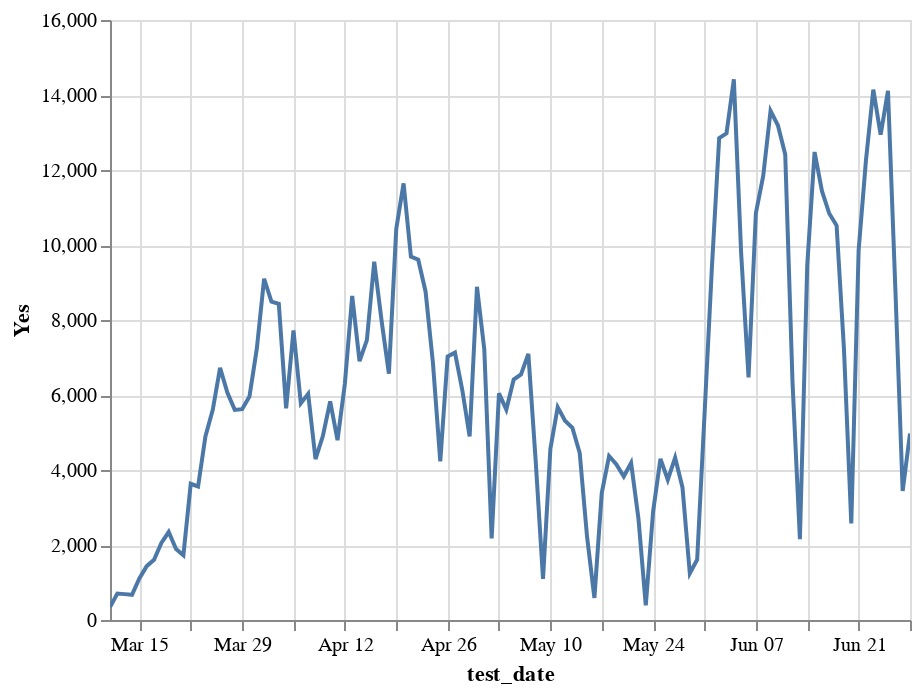

Notebook code cell kept with this figure:
### Code cell
alt.Chart(ti.reset_index().assign(total=lambda x: x.Yes+x.No)).mark_line().encode(
    x='test_date',
    y='Yes',
    tooltip=['test_date', 'Yes']
).interactive()

### Figure 1 — Vega-Lite specification as saved in the notebook (floating-point values rounded to 4 significant figures)
{"config": {"view": {"continuousWidth": 400, "continuousHeight": 300}}, "data": {"name": "data-e7fb316da708f2c8dd2199b325971faa"}, "mark": "line", "encoding": {"tooltip": [{"type": "temporal", "field": "test_date"}, {"type": "quantitative", "field": "Yes"}], "x": {"type": "temporal", "field": "test_date"}, "y": {"type": "quantitative", "field": "Yes"}}, "selection": {"selector004": {"type": "interval", "bind": "scales", "encodings": ["x", "y"]}}, "$schema": "https://vega.github.io/schema/vega-lite/v4.8.1.json", "datasets": {"data-e7fb316da708f2c8dd2199b325971faa": [{"test_date": "2020-03-11T00:00:00", "No": 21, "Yes": 344, "total": 365}, {"test_date": "2020-03-12T00:00:00", "No": 29, "Yes": 705, "total": 734}, {"test_date": "2020-03-13T00:00:00", "No": 28, "Yes": 690, "total": 718}, {"test_date": "2020-03-14T00:00:00", "No": 26, "Yes": 671, "total": 697}, {"test_date": "2020-03-15T00:00:00", "No": 136, "Yes": 1107, "total": 1243}, {"test_date": "2020-03-16T00:00:00", "No": 155, "Yes": 1436, "total": 1591}, {"test_date": "2020-03-17T00:00:00", "No": 206, "Yes": 1606, "total": 1812}, {"test_date": "2020-03-18T00:00:00", "No": 181, "Yes": 2055, "total": 2236}, {"test_date": "2020-03-19T00:00:00", "No": 246, "Yes": 2346, "total": 2592}, {"test_date": "2020-03-20T00:00:00", "No": 127, "Yes": 1891, "total": 2018}, {"test_date": "2020-03-21T00:00:00", "No": 137, "Yes": 1725, "total": 1862}, {"test_date": "2020-03-22T00:00:00", "No": 620, "Yes": 3632, "total": 4252}, {"test_date": "2020-03-23T00:00:00", "No": 403, "Yes": 3561, "total": 3964}, {"test_date": "2020-03-24T00:00:00", "No": 430, "Yes": 4895, "total": 5325}, {"test_date": "2020-03-25T00:00:00", "No": 428, "Yes": 5604, "total": 6032}, {"test_date": "2020-03-26T00:00:00", "No": 624, "Yes": 6722, "total": 7346}, {"test_date": "2020-03-27T00:00:00", "No": 523, "Yes": 6056, "total": 6579}, {"test_date": "2020-03-28T00:00:00", "No": 520, "Yes": 5603, "total": 6123}, {"test_date": "2020-03-29T00:00:00", "No": 674, "Yes": 5623, "total": 6297}, {"test_date": "2020-03-30T00:00:00", "No": 953, "Yes": 5961, "total": 6914}, {"test_date": "2020-03-31T00:00:00", "No": 1460, "Yes": 7230, "total": 8690}, {"test_date": "2020-04-01T00:00:00", "No": 1512, "Yes": 9100, "total": 10612}, {"test_date": "2020-04-02T00:00:00", "No": 1955, "Yes": 8490, "total": 10445}, {"test_date": "2020-04-03T00:00:00", "No": 1584, "Yes": 8433, "total": 10017}, {"test_date": "2020-04-04T00:00:00", "No": 834, "Yes": 5646, "total": 6480}, {"test_date": "2020-04-05T00:00:00", "No": 1619, "Yes": 7723, "total": 9342}, {"test_date": "2020-04-06T00:00:00", "No": 1934, "Yes": 5776, "total": 7710}, {"test_date": "2020-04-07T00:00:00", "No": 2046, "Yes": 6031, "total": 8077}, {"test_date": "2020-04-08T00:00:00", "No": 2058, "Yes": 4290, "total": 6348}, {"test_date": "2020-04-09T00:00:00", "No": 1608, "Yes": 4904, "total": 6512}, {"test_date": "2020-04-10T00:00:00", "No": 2151, "Yes": 5827, "total": 7978}, {"test_date": "2020-04-11T00:00:00", "No": 2216, "Yes": 4796, "total": 7012}, {"test_date": "2020-04-12T00:00:00", "No": 3216, "Yes": 6300, "total": 9516}, {"test_date": "2020-04-13T00:00:00", "No": 3633, "Yes": 8641, "total": 12274}, {"test_date": "2020-04-14T00:00:00", "No": 2920, "Yes": 6901, "total": 9821}, {"test_date": "2020-04-15T00:00:00", "No": 2613, "Yes": 7464, "total": 10077}, {"test_date": "2020-04-16T00:00:00", "No": 3198, "Yes": 9553, "total": 12751}, {"test_date": "2020-04-17T00:00:00", "No": 2811, "Yes": 7985, "total": 10796}, {"test_date": "2020-04-18T00:00:00", "No": 2956, "Yes": 6569, "total": 9525}, {"test_date": "2020-04-19T00:00:00", "No": 3977, "Yes": 10426, "total": 14403}, {"test_date": "2020-04-20T00:00:00", "No": 4135, "Yes": 11643, "total": 15778}, {"test_date": "2020-04-21T00:00:00", "No": 4030, "Yes": 9689, "total": 13719}, {"test_date": "2020-04-22T00:00:00", "No": 3756, "Yes": 9608, "total": 13364}, {"test_date": "2020-04-23T00:00:00", "No": 4243, "Yes": 8755, "total": 12998}, {"test_date": "2020-04-24T00:00:00", "No": 3607, "Yes": 6858, "total": 10465}, {"test_date": "2020-04-25T00:00:00", "No": 2536, "Yes": 4232, "total": 6768}, {"test_date": "2020-04-26T00:00:00", "No": 3473, "Yes": 7027, "total": 10500}, {"test_date": "2020-04-27T00:00:00", "No": 4454, "Yes": 7130, "total": 11584}, {"test_date": "2020-04-28T00:00:00", "No": 3608, "Yes": 6132, "total": 9740}, {"test_date": "2020-04-29T00:00:00", "No": 2619, "Yes": 4894, "total": 7513}, {"test_date": "2020-04-30T00:00:00", "No": 4013, "Yes": 8886, "total": 12899}, {"test_date": "2020-05-01T00:00:00", "No": 3234, "Yes": 7212, "total": 10446}, {"test_date": "2020-05-02T00:00:00", "No": 1479, "Yes": 2176, "total": 3655}, {"test_date": "2020-05-03T00:00:00", "No": 3148, "Yes": 6043, "total": 9191}, {"test_date": "2020-05-04T00:00:00", "No": 3647, "Yes": 5612, "total": 9259}, {"test_date": "2020-05-05T00:00:00", "No": 2909, "Yes": 6412, "total": 9321}, {"test_date": "2020-05-06T00:00:00", "No": 2818, "Yes": 6548, "total": 9366}, {"test_date": "2020-05-07T00:00:00", "No": 3467, "Yes": 7096, "total": 10563}, {"test_date": "2020-05-08T00:00:00", "No": 2212, "Yes": 4245, "total": 6457}, {"test_date": "2020-05-09T00:00:00", "No": 775, "Yes": 1097, "total": 1872}, {"test_date": "2020-05-10T00:00:00", "No": 2632, "Yes": 4560, "total": 7192}, {"test_date": "2020-05-11T00:00:00", "No": 2826, "Yes": 5676, "total": 8502}, {"test_date": "2020-05-12T00:00:00", "No": 2630, "Yes": 5315, "total": 7945}, {"test_date": "2020-05-13T00:00:00", "No": 2718, "Yes": 5126, "total": 7844}, {"test_date": "2020-05-14T00:00:00", "No": 3505, "Yes": 4453, "total": 7958}, {"test_date": "2020-05-15T00:00:00", "No": 2514, "Yes": 2218, "total": 4732}, {"test_date": "2020-05-16T00:00:00", "No": 389, "Yes": 588, "total": 977}, {"test_date": "2020-05-17T00:00:00", "No": 2614, "Yes": 3386, "total": 6000}, {"test_date": "2020-05-18T00:00:00", "No": 3318, "Yes": 4372, "total": 7690}, {"test_date": "2020-05-19T00:00:00", "No": 2732, "Yes": 4148, "total": 6880}, {"test_date": "2020-05-20T00:00:00", "No": 1985, "Yes": 3826, "total": 5811}, {"test_date": "2020-05-21T00:00:00", "No": 2160, "Yes": 4187, "total": 6347}, {"test_date": "2020-05-22T00:00:00", "No": 1169, "Yes": 2708, "total": 3877}, {"test_date": "2020-05-23T00:00:00", "No": 212, "Yes": 388, "total": 600}, {"test_date": "2020-05-24T00:00:00", "No": 1457, "Yes": 2896, "total": 4353}, {"test_date": "2020-05-25T00:00:00", "No": 1841, "Yes": 4299, "total": 6140}, {"test_date": "2020-05-26T00:00:00", "No": 3321, "Yes": 3741, "total": 7062}, {"test_date": "2020-05-27T00:00:00", "No": 1680, "Yes": 4327, "total": 6007}, {"test_date": "2020-05-28T00:00:00", "No": 954, "Yes": 3536, "total": 4490}, {"test_date": "2020-05-29T00:00:00", "No": 259, "Yes": 1245, "total": 1504}, {"test_date": "2020-05-30T00:00:00", "No": 328, "Yes": 1606, "total": 1934}, {"test_date": "2020-05-31T00:00:00", "No": 2047, "Yes": 5463, "total": 7510}, {"test_date": "2020-06-01T00:00:00", "No": 2744, "Yes": 9372, "total": 12116}, {"test_date": "2020-06-02T00:00:00", "No": 2872, "Yes": 12850, "total": 15722}, {"test_date": "2020-06-03T00:00:00", "No": 3063, "Yes": 12977, "total": 16040}, {"test_date": "2020-06-04T00:00:00", "No": 4486, "Yes": 14418, "total": 18904}, {"test_date": "2020-06-05T00:00:00", "No": 3901, "Yes": 9755, "total": 13656}, {"test_date": "2020-06-06T00:00:00", "No": 1113, "Yes": 6470, "total": 7583}, {"test_date": "2020-06-07T00:00:00", "No": 3706, "Yes": 10847, "total": 14553}, {"test_date": "2020-06-08T00:00:00", "No": 4041, "Yes": 11841, "total": 15882}, {"test_date": "2020-06-09T00:00:00", "No": 3524, "Yes": 13578, "total": 17102}, {"test_date": "2020-06-10T00:00:00", "No": 2944, "Yes": 13194, "total": 16138}, {"test_date": "2020-06-11T00:00:00", "No": 3278, "Yes": 12416, "total": 15694}, {"test_date": "2020-06-12T00:00:00", "No": 2342, "Yes": 6307, "total": 8649}, {"test_date": "2020-06-13T00:00:00", "No": 938, "Yes": 2154, "total": 3092}, {"test_date": "2020-06-14T00:00:00", "No": 3283, "Yes": 9466, "total": 12749}, {"test_date": "2020-06-15T00:00:00", "No": 4571, "Yes": 12480, "total": 17051}, {"test_date": "2020-06-16T00:00:00", "No": 5173, "Yes": 11442, "total": 16615}, {"test_date": "2020-06-17T00:00:00", "No": 5019, "Yes": 10840, "total": 15859}, {"test_date": "2020-06-18T00:00:00", "No": 4758, "Yes": 10520, "total": 15278}, {"test_date": "2020-06-19T00:00:00", "No": 3111, "Yes": 7238, "total": 10349}, {"test_date": "2020-06-20T00:00:00", "No": 827, "Yes": 2576, "total": 3403}, {"test_date": "2020-06-21T00:00:00", "No": 4489, "Yes": 9856, "total": 14345}, {"test_date": "2020-06-22T00:00:00", "No": 5813, "Yes": 12260, "total": 18073}, {"test_date": "2020-06-23T00:00:00", "No": 5585, "Yes": 14143, "total": 19728}, {"test_date": "2020-06-24T00:00:00", "No": 5290, "Yes": 12939, "total": 18229}, {"test_date": "2020-06-25T00:00:00", "No": 6376, "Yes": 14112, "total": 20488}, {"test_date": "2020-06-26T00:00:00", "No": 2723, "Yes": 8859, "total": 11582}, {"test_date": "2020-06-27T00:00:00", "No": 1398, "Yes": 3442, "total": 4840}, {"test_date": "2020-06-28T00:00:00", "No": 2412, "Yes": 4976, "total": 7388}]}}
